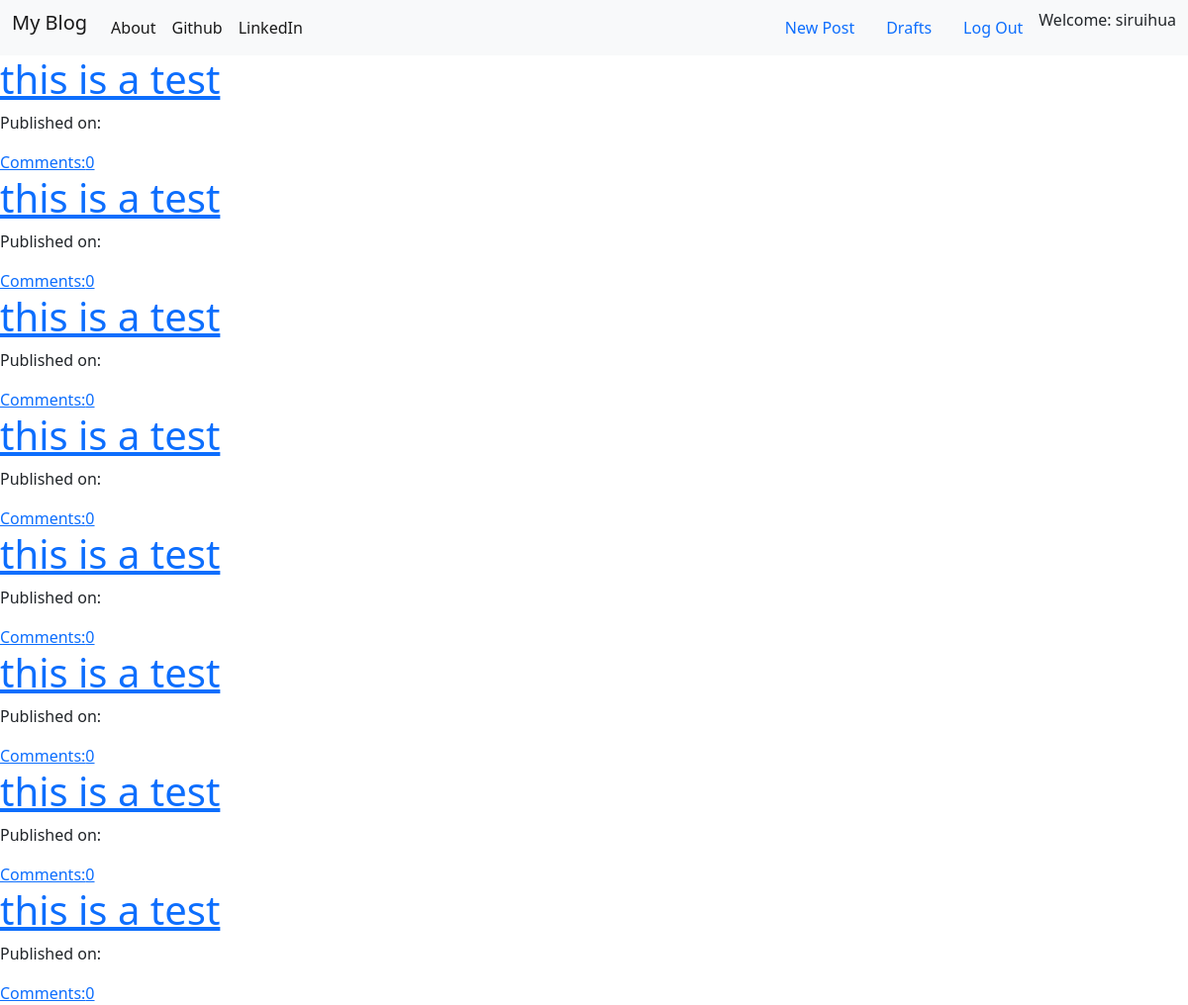
/draftts/ (signed in), run on the app's committed database.
### blog/models.py (models this page shows, shortened)
class Post(models.Model):
    author = models.ForeignKey("auth.User", on_delete=models.CASCADE)
    title = models.CharField(max_length=200)
    text = models.TextField()
    create_date = models.DateTimeField(default=timezone.now)
    published_date = models.DateTimeField(blank=True, null=True)
    def approve_comments(self):
        return self.comments.filter(approved_comment = True)

### blog/views.py (the view)
# urls.py: path('draftts/', views.DraftListView.as_view(), name='post_draft_list'),
class DraftListView(LoginRequiredMixin, ListView):
    login_url = '/login/'
    redirect_field_name = 'blog/post_detail.html'
    model = Post
    def get_queryset(self):
        return Post.objects.filter(published_date__isnull = True).order_by('-published_date')

### blog/templates/blog/post_list.html
{% extends 'blog/base.html' %}
{% block body_block %}
<div class="centerstage">
    {% for post in post_list %}
    <div class='post'>
        <h1><a href="{% url 'post_detail' pk=post.pk %}">{{ post.title}}</a></h1>
        <div class="date">
            <p>Published on: {{ post.published|date:"D M Y"}}</p>
        </div>
        <a href="{% url 'post_detail' pk=post.pk %}">Comments:{{ post.approve_comments.count }}</a>
    </div>
    {% endfor %}
</div>
{% endblock %}

### blog/templates/blog/base.html (shortened to what this page needs)
<!DOCTYPE html>
{% load static %}
<html lang="en">
    <head>
        <link href="https://cdn.jsdelivr.net/npm/bootstrap@5.0.0-beta2/dist/css/bootstrap.min.css" rel="stylesheet">
        <link rel="stylesheet" href="https://cdn.jsdelivr.net/npm/bootstrap-icons@1.3.0/font/bootstrap-icons.css">
        <link rel="stylesheet" href="//cdn.jsdelivr.net/npm/medium-editor@latest/dist/css/medium-editor.min.css" type="text/css" media="screen" charset="utf-8">
        <link rel="stylesheet" href="{% static 'css/blog.css' %}">
    </head>
    <body>
        <nav class="navbar navbar-expand-lg navbar-light bg-light">
            <div class="container-fluid">
                <ul class="nav navbar-nav">
                    <li><a class="navbar-brand" href="{% url 'post_list' %}">My Blog</a></li>
                    <li><a class="nav-link active" href="{% url 'about' %}">About</a></li>
                    <li><a class="nav-link active" href="https://github.com">Github</a></li>
                    <li><a class="nav-link active" href="https://linkedin.com">LinkedIn</a></li>
                </ul>
                <ul class="nav justify-content-end">
                    {% if user.is_authenticated %}
                    <li>
                        <a href="{% url 'post_new' %}" class="nav-link">New Post</a>
                    </li>
                    <li>
                        <a href="{% url 'post_draft_list' %}" class="nav-link">Drafts</a>
                    </li>
                    <li>
                        <a href="{% url 'logout' %}" class="nav-link">Log Out</a>
                    </li>
                    <li>
                        <a>Welcome: {{user.username}}</a>
                    </li>
                    {% else %}
                    <li>
                        <a class = "nav-link justify-content-end" href="{% url 'login' %}"><i class="dark bi bi-person-circle"></i></a>
                    </li>
                    {% endif %}
                </ul>
            </div>
        </nav>
        <div class="content conatiner">
            <div class="row">
                <div class="col-md-8">
                    <div class='blog_posts'>
                        {% block body_block %}
                        {% endblock %}
                    </div>
                </div>
            </div>
        </div>
    </body>
</html>

### blog/static/css/blog.css (style rules this page uses)
.centerstage { margin-left: auto; margin-right: auto; }

### data on the page
Post: title "this is a test", approve_comments.count "0"
Post: title "this is a test", approve_comments.count "0"
Post: title "this is a test", approve_comments.count "0"
Post: title "this is a test", approve_comments.count "0"
Post: title "this is a test", approve_comments.count "0"
Post: title "this is a test", approve_comments.count "0"
Post: title "this is a test", approve_comments.count "0"
Post: title "this is a test", approve_comments.count "0"

### other printed values
{{ user.username }} "siruihua"
